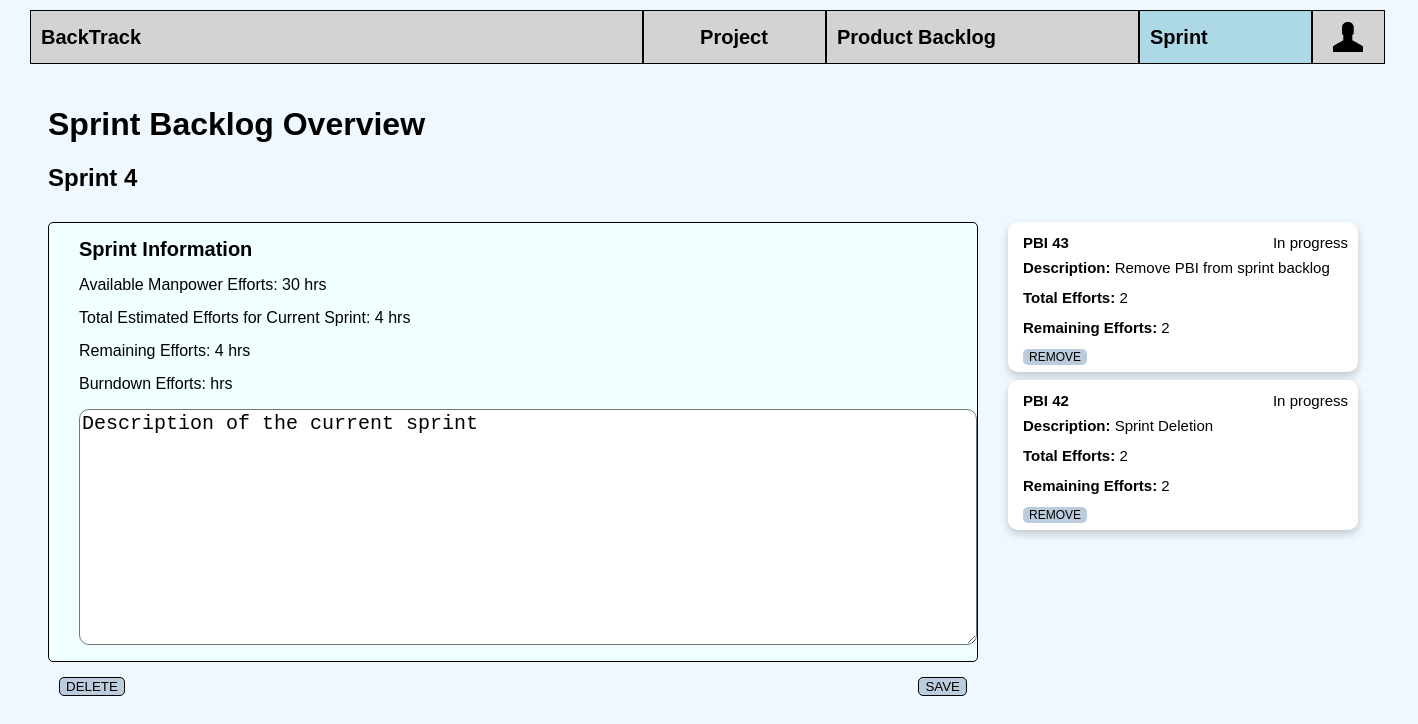
Page /sprints/ on the committed database.
### sprints/models.py (models this page shows, shortened)
class SprintBacklog(models.Model):
    number = models.IntegerField()
    objects = models.Manager()
    information = models.CharField(max_length=200, default="Description of the current sprint")
    totalEf = models.IntegerField(default=10, null=True)
    initialEf = models.IntegerField(default=10)
    remainEf = models.IntegerField(default=10, null=True)
    id = models.AutoField(primary_key=True)
    STATUS = (('C', 'created'), ('R', 'Removed'))
    status = models.CharField(max_length=10, choices=STATUS, default='created')

class Task(models.Model):
    id = models.AutoField(primary_key=True)
    pbi = models.ForeignKey(PBI, on_delete=models.CASCADE)
    objects = models.Manager()

class PBI(models.Model):
    project = models.ForeignKey(Project, on_delete=models.CASCADE, null=True, blank=True)
    description = models.CharField(max_length=200)
    id = models.AutoField(primary_key=True)
    STATUS = (('NS', 'Not started'), ('IP', 'In progress'), ('C', 'Complete'), ('NF', 'Not Finished'))
    status = models.CharField(max_length=10, choices=STATUS, default='NS')
    sprint = models.ForeignKey(SprintBacklog, null=True, on_delete=models.SET_NULL, blank=True)
    estimated_efforts = models.IntegerField(null=True)
    remainStory = models.IntegerField(null=True, default=10)
    priority=models.IntegerField(default=0)
    objects = models.Manager()
    remaining_efforts=models.IntegerField(null=True)
    cumulative_storypoint=models.IntegerField(null=True, default=0, blank=True)
    class Meta:
        ordering = ['priority']

### sprints/views.py (the view, shortened to what this page needs)
# urls.py: path('',views.SprintManagement, name='sprints'),
def SprintManagement(request):
    if len(SprintBacklog.objects.filter(status='created')) == 0:
        return redirect('http://127.0.0.1:8000/sprints/createsprint')
    sprint = SprintBacklog.objects.get(status='created')
    tasks=Task.objects.all()
    for i in tasks:
        pbi_index=i.pbi.id
        pbi_update=PBI.objects.get(pk=pbi_index)
        subtask_list=SubTask.objects.filter(pbi__pk=pbi_index)
        remaining=0
        for subtask in subtask_list:
            remaining+=subtask.remaining_efforts
        if remaining>0 or len(subtask_list)==0:
            pbi_update.status="IP"
        else:
            pbi_update.status="C"
        pbi_update.remaining_efforts=remaining
        pbi_update.save()
    if request.method=="POST":
        info=request.POST.get('information_of_sprint',False)
        sprint.information=info
        sprint.save()
    return render(request,'sprints/sprints.html',{'task_list':tasks,'sprint':sprint})

### templates/sprints/sprints.html (shortened to what this page needs)
{% extends 'base.html' %}
{% block content %}
<div style="margin-left: 20px;margin-right: 120px; " class="container" id="currentSprint">
    <div class="row">
        <h1 style="text-align: left;margin-left: 20px;margin-top:40px">Sprint Backlog Overview</h1></div>
    <div class="row"><h2 style="text-align: left;margin: 20px" >Sprint {{sprint.number}}</h2></div>
    <div class="row" style="display: flex;">
        <div class="column" style="flex: 70%; margin-top: 10px">
            <div id="SprintInfo">
                <div style="font-size:20px;"><b >Sprint Information</b></div>
                <div id="initialEf">Available Manpower Efforts: {{sprint.initialEf}} hrs </div>
                <div >Total Estimated Efforts for Current Sprint: <span id="totalEf">{{sprint.totalEf}}</span> hrs </div>
                <div>Remaining Efforts: <span id="remainingEf">{{sprint.remainEf}}</span> hrs </div>
                <div>Burndown Efforts:  hrs </div>
                <form name="description_of_sprint" method="POST">
                    <p><textarea name="information_of_sprint" style="border-radius:10px;margin-left:30px; font-size: 20px" rows="10" cols="73" title="description" >{{sprint.information}}</textarea></p>
                    <p style="text-align: right; padding-right: 10px; float: right;"><button style="background-color: #bbccdd;border: 1px black solid;border-radius: 5px" type="submit">SAVE</button></p>
                </form>
                <form action="delsprint/" method="POST">
                    <p style="text-align: right; padding-left: 10px; float: left;"><button style="background-color: #bbccdd;border: 1px black solid;border-radius: 5px" type="submit">DELETE</button></p>
                 </form>
            </div>
        </div>
        <div class="column" style="flex: 30%;margin-top: 10px">
            {% for task in task_list %}
            <div class="card" style="margin-bottom:8px;background-color: white;box-shadow: 0 4px 8px 0 rgba(0,0,0,0.2);margin-right: 30px">
                <a href="pbi{{task.pbi.id}}">
                <div class="cardcontainer" style="padding: 2px 10px;">
                    <div style="width:100%;display: flex">
                        <div style="flex: 50%;text-align: left;margin-left: 0"><b>PBI {{task.pbi.id}}</b></div>
                        <div class="cardStatus" style="flex: 50%;">{{task.pbi.get_status_display}}</div>
                    </div>
                    <div class="description" style="width: 100%"><span><b>Description: </b></span> <span>{{task.pbi.description}}</span></div>
                    <div style="width: 100%"><span><b>Total Efforts: </b></span><span class="initialEfforts">{{task.pbi.estimated_efforts}}</span> </div>
                    <div style="width: 100%"><span><b>Remaining Efforts: </b></span> <span class="remainingEfforts">{{task.pbi.remaining_efforts}}</span></div>
                        <div>
                            <form action="" method="GET">
                                <button style="font-size:12px;border-radius: 5px;border: 0 none; background-color: #bbccdd" class="DeleteButton" name="DeleteButton" value="{{task.id}}">REMOVE</button>
                            </form>
                        </div>
                </div>
                </a>
            </div>
            {%empty%}
            <div>No PBI yet.</div>
            {% endfor %}
        </div>
    </div>
</div>
{% endblock %}

### projectManage/static/style.css (style rules this page uses)
a { text-decoration:none; color: black; }

### templates/sprints/sprints.html (style rules this page uses)
#SprintInfo { margin-left:20px; border-radius: 5px; background-color: azure; border: 1px black solid; }
#SprintInfo div { margin-left: 30px; margin-top: 15px; margin-bottom: 15px; }
.card { width:350px; height:150px; border-radius: 10px; margin-left:30px; box-shadow: 0 4px 8px 0 rgba(0,0,0,0.2); transition: 0.3s; }
.cardcontainer { height: 150px; }
.cardcontainer div { float:left; font-size: 15px; margin:5px; height: 20px; width:200px; }
.cardcontainer .cardStatus { flex: 50%; text-align: right; float:right; }

### rows in the picture
SprintBacklog: number "4", initialEf "30", totalEf "4", remainEf "4", information_of_sprint "Description of the current sprint"
Task: pbi.id "43", pbi.status "In progress", pbi.description "Remove PBI from sprint backlog", pbi.estimated_efforts "2", pbi.remaining_efforts "2", {{ task.id }} 107 (drawn)
Task: pbi.id "42", pbi.status "In progress", pbi.description "Sprint Deletion", pbi.estimated_efforts "2", pbi.remaining_efforts "2", {{ task.id }} 108 (drawn)
